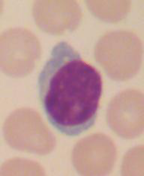
#> input picture 3/img.png, 144 x 176 px
$ python main.py
#> lines starting #> are read from the running program, lines starting #| are printed output that depends on the picture
#> in main, img is the input picture: shape (176, 144, 3); mean B, G, R 154.5, 161, 195.1
import argparse

import cv2
import numpy as np


def parse_args() -> argparse.Namespace:
    args = argparse.ArgumentParser(description="Impulse view")
    args.add_argument("-i", "--img", type=str, help="Path to img", default="./img.png", required=False)
    args.add_argument("-k", type=float, help="K", default=1.2, required=False)

    args = args.parse_args()
    return args


def to_impulse(img: np.ndarray, coef: float) -> np.ndarray:
#> called with coef = 1.2
    bmp = img.mean(axis=-1)
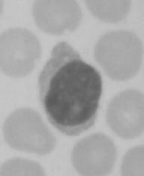
#> bmp: shape (176, 144) float64; min 90, max 199.3, mean 170.2
    sum_pixels = 0
    max_pixel = np.amax(bmp)
#> max_pixel = 199.3
    final = np.zeros_like(bmp)

    for i in range(bmp.shape[0]):
        for j in range(bmp.shape[1]):
            sum_pixels += bmp[i][j]
            if sum_pixels >= coef * max_pixel:
                final[i][j] = 1
                sum_pixels -= coef * max_pixel
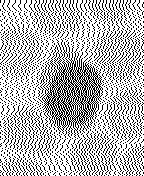
#> final: shape (176, 144) float64; values 0 (black) and 1 (white), 71.2% white; black in thin lines or dots
#> after the loop, sum_pixels = 168.1

    return final


def main():
    args = parse_args()
    img = cv2.imread(args.img)
    b = to_impulse(img, args.k)
    cv2.imshow("Image", b)
    cv2.waitKey(0)


if __name__ == "__main__":
    main()
